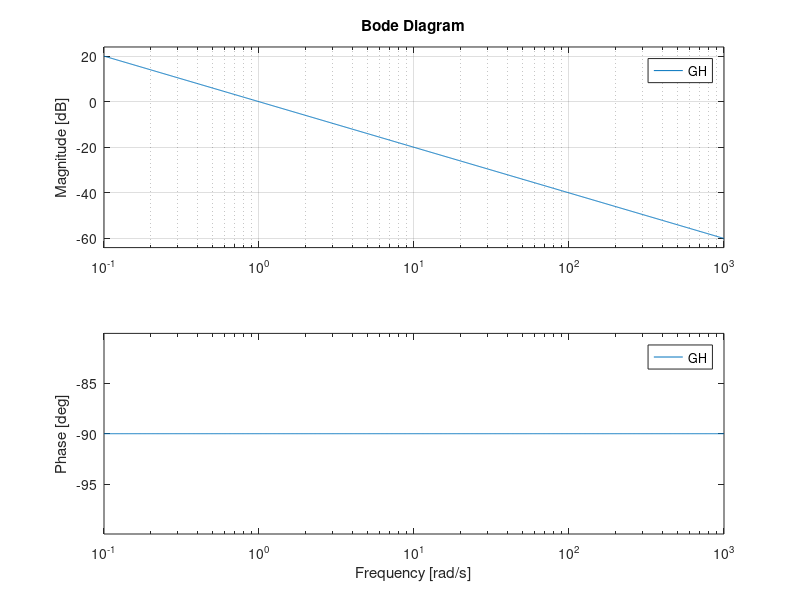

Here is the MATLAB script that generated this plot:
clear all;
clc;

%Type 1 system where n-m = 1%

N = [1];
D = conv([1 0], [1]);

GH = tf(N, D);


figure;
subplot(2,2,1);
rlocus(GH);

subplot(2,2,3);
nyquist(GH);
axis([-10 10 -10 10])
grid;

% Margins
[Gm,Pm,Wgm,Wpm] = margin(GH)

subplot(1,2,2, 'replace');
bode(GH);
grid;
